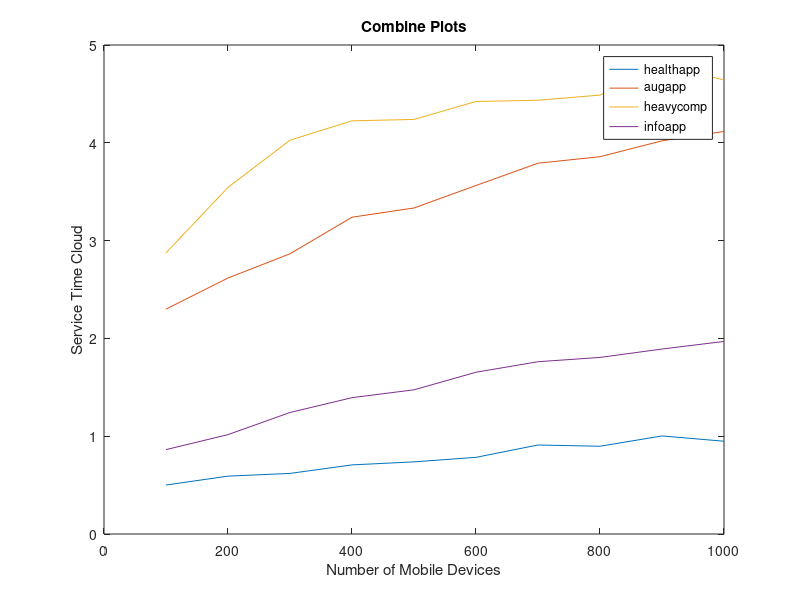

The MATLAB source for this figure:
health_app=csvread('HEALTH_APP.csv');
aug_app=csvread('AUGMENTED_REALITY.csv');
heavy_comp=csvread('HEAVY_COMP_APP.csv');
info_app =csvread('INFOTAINMENT_APP.csv');

col5 = info_app(:,1);
col3 = aug_app(:,1);
col1 = health_app(:,1);
col4 = heavy_comp(:,1);
col2 = [100,200,300,400,500,600,700,800,900,1000];

plot(col2,col1)
title('Combine Plots')
x='Service Time Cloud';
ylabel(x)
xlabel('Number of Mobile Devices')



hold on 

plot(col2,col3)
plot(col2,col4)
plot(col2,col5)

hold off
legend('healthapp','augapp','heavycomp','infoapp')

filename = strcat(' ',x);
saveas(gcf, filename, 'pdf');